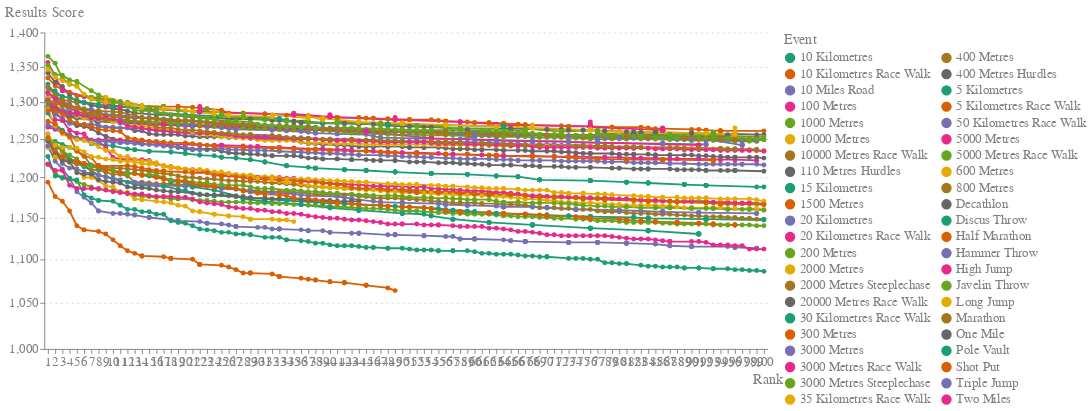

The code cell stored with this chart in its notebook:
### Code cell
alt.Chart(
    df.sort("Rank").groupby("Event", maintain_order=True).head(100).drop("Date", "DOB")
).mark_line(point=True).encode(
    x=alt.X("Rank:N").scale(zero=False),
    y=alt.Y("Results Score:Q").scale(zero=False, type="log", domain=(1000, 1400)),
    color=(
        alt.Color("Event:N")
        .scale(zero=False, scheme="dark2")
        .legend(columns=2, symbolLimit=0, labelLimit=0)
    ),
).properties(
    width=800
)

### Figure 1 — Vega-Lite specification as saved in the notebook (floating-point values rounded to 4 significant figures; data arrays with more than 128 entries replaced by an {"elided": "..."} marker saying what was removed)
{"config": {"text": {"color": "gray", "fontSize": 14}, "title": {"anchor": "middle", "fontWeight": "normal", "titleFontWeight": "normal", "labelFontWeight": "normal", "fontSize": 30, "titleFontSize": 16, "labelFontSize": 14, "color": "gray", "titleColor": "gray", "labelColor": "gray", "tickColor": "gray", "domainColor": "gray"}, "header": {"titleFontSize": 16, "labelFontSize": 16, "color": "gray", "titleColor": "gray", "labelColor": "gray", "titleFontWeight": "normal"}, "view": {"height": 350, "width": 1400, "strokeWidth": 0, "fill": "white"}, "axis": {"domain": true, "domainColor": "gray", "domainWidth": 1, "gridWidth": 1, "labelAngle": 0, "tickSize": 5, "gridCap": "round", "gridDash": [2, 4], "fontWeight": "normal", "titleFontWeight": "normal", "labelFontWeight": "normal", "fontSize": 30, "titleFontSize": 16, "labelFontSize": 14, "color": "gray", "titleColor": "gray", "labelColor": "gray", "tickColor": "gray"}, "axisX": {"titleAnchor": "end", "titleAlign": "center"}, "axisY": {"titleAnchor": "end", "titleAngle": 0, "titleAlign": "center", "titleY": -15, "titleX": 0}, "axisLeft": {"labelAlign": "right"}, "axisRight": {"titleAnchor": "end", "titleAngle": 0, "titleAlign": "center", "titleY": -15, "tickSize": 5, "tickColor": "gray", "labelPadding": 5, "labelAlign": "left"}, "facet": {"spacing": 50}, "legend": {"fontWeight": "normal", "titleFontWeight": "normal", "labelFontWeight": "normal", "fontSize": 30, "titleFontSize": 16, "labelFontSize": 14, "color": "gray", "titleColor": "gray", "labelColor": "gray", "tickColor": "gray", "domainColor": "gray"}}, "data": {"name": "data-d4af54078682711351ce382b13f6f683"}, "mark": {"type": "line", "point": true}, "encoding": {"color": {"field": "Event", "legend": {"columns": 2, "symbolLimit": 0, "labelLimit": 0}, "scale": {"zero": false, "scheme": "dark2"}, "type": "nominal"}, "x": {"field": "Rank", "scale": {"zero": false}, "type": "nominal"}, "y": {"field": "Results Score", "scale": {"zero": false, "type": "log", "domain": [1000, 1400]}, "type": "quantitative"}}, "width": 800, "$schema": "https://vega.github.io/schema/vega-lite/v5.8.0.json", "datasets": {"data-d4af54078682711351ce382b13f6f683": {"elided": "4228 records"}}}
